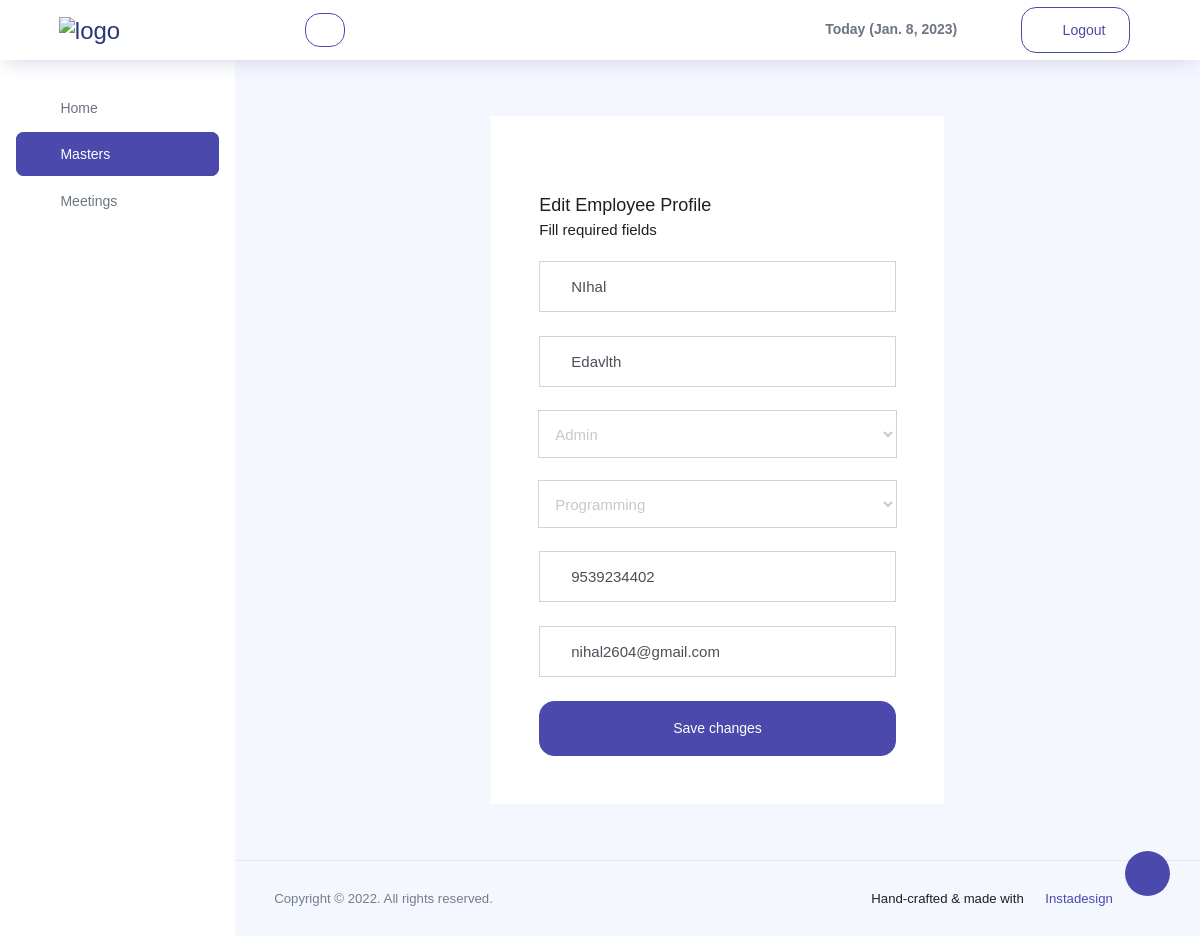
Screenshot of /editemployee/18/ (signed in) with the database file from the repository.
### todo/models.py (models this page shows, shortened)
class Employee(models.Model):
    class Meta:
        verbose_name = 'Employee'
        verbose_name_plural = 'Employees'
    name = models.CharField(max_length=100, null=False, blank=False)
    details = models.CharField(max_length=100, null=True, blank=True)
    branch=models.ForeignKey(Branch,on_delete=models.SET_NULL,null=True,blank=True)
    department=models.ForeignKey(Department,on_delete=models.SET_NULL,null=True,blank=True)
    email=models.CharField(max_length=100, null=True, blank=True)
    phone=models.CharField(max_length=100, null=True, blank=True)
    progress=models.CharField(max_length=200, null=True,blank=True)
    task=models.CharField(max_length=200, null=True,blank=True)
    tempc=models.CharField(max_length=100, null=True,blank=True)
    tempp=models.CharField(max_length=200, null=True,blank=True)
    tempt=models.CharField(max_length=200, null=True,blank=True)
    estatus=models.CharField(max_length=200, null=True,blank=True)
    status=models.ForeignKey(Estatus,on_delete=models.SET_NULL,null=True,blank=True)
    completed=models.CharField(max_length=100, null=True,blank=True)

class Branch(models.Model):
    class Meta:
        verbose_name = 'Branch'
        verbose_name_plural = 'Branchs'
    branch=models.CharField(max_length=30,null=True,blank=True)
    def __str__(self):
        return self.branch

class Department(models.Model):
    class Meta:
        verbose_name = 'Department'
        verbose_name_plural = 'Departments'
    department=models.CharField(max_length=30,null=True,blank=True)
    def __str__(self):
        return self.department

### todo/views.py (the view, shortened to what this page needs)
# urls.py: path('editemployee/<str:pk>/',edit, name='edit'),
@login_required(login_url='login')
def edit(request, pk):
    tday = datetime.date.today()
    bks = Employee.objects.get(id=pk)
    bran = Branch.objects.all()
    dep = Department.objects.all()
    data = {'bks': bks, 'bran': bran, 'dep': dep,'tday':tday}
    return render(request, 'editemployee.html', data)

### todo/templates/editemployee.html (shortened to what this page needs)
{%extends 'index.html'%}
{%block mainpanel%}
<nav class="sidebar sidebar-offcanvas" id="sidebar">
  <ul class="nav">
    <li class="nav-item">
      <a class="nav-link" href="{% url 'ind' %}">
        <i class="mdi mdi-home-variant  menu-icon"></i>
        <span class="menu-title">Home</span>
      </a>
    </li>
    <li class="nav-item active">
      <a class="nav-link" data-toggle="collapse" href="#ui-basic" aria-expanded="false" aria-controls="ui-basic">
        <i class="icon-layout menu-icon"></i>
        <span class="menu-title">Masters</span>
        <i class="menu-arrow"></i>
      </a>
    </li>
    <li class="nav-item">
      <a class="nav-link" data-toggle="collapse" href="#ui-basic1" aria-expanded="false" aria-controls="ui-basic">
        <i class="icon-layout menu-icon"></i>
        <span class="menu-title">Meetings</span>
        <i class="menu-arrow"></i>
      </a>
    </li>
  </ul>
</nav>
<div class="main-panel">
  <div class="container-scroller">
    <div class="container-fluid page-body-wrapper full-page-wrapper">
      <div class="content-wrapper d-flex align-items-center auth px-0">
        <div class="row w-100 mx-0">
          <div class="col-lg-6 mx-auto">
            <div class="auth-form-light text-left py-5 px-4 px-sm-5">
              <h4>Edit Employee Profile</h4>
              <h6 class="font-weight-light">Fill required fields</h6>
              <form class="pt-3" method="POST">
                <div class="form-group">
                  <input type="text" class="form-control form-control-lg" name="empname" value="{{bks.name}}">
                </div>
                <div class="form-group">
                  <input type="text" class="form-control form-control-lg" name="details" value="{{bks.details}}">
                </div>
                <div class="form-group">
                  <select class="form-control" id="" name="branch">
                  <option class="text-success" value="{{bks.branch}}">{{bks.branch.branch}}</option>
                  </select>
                </div>
                <div class="form-group">
                  <select class="form-control" id="" name="dep">
                    <option class="text-success" value="{{bks.department}}">{{bks.department.department}}</option>
                    </select>
                </div>
                <div class="form-group">
                  <input type="tel" class="form-control form-control-lg" name="phone" value="{{bks.phone}}">
                </div>
                <div class="form-group">
                  <input type="email" class="form-control form-control-lg" name="email" value="{{bks.email}}">
                </div>
                <div class="mt-3">
                  <button type="submit" class="btn btn-block btn-primary btn-lg font-weight-medium auth-form-btn">Save changes</button>
                </div>
              </form>
            </div>
          </div>
        </div>
      </div>
    </div>
  </div>
  {%endblock mainpanel%}

### todo/templates/index.html (shortened to what this page needs)
<!DOCTYPE html>
<html lang="en">
{%load static%}
<head>
  <link rel="stylesheet" href="{%static 'assets/vendors/feather/feather.css' %}">
  <link rel="stylesheet" href="{%static 'assets/vendors/ti-icons/css/themify-icons.css' %}">
  <link rel="stylesheet" href="{%static 'assets/vendors/css/vendor.bundle.base.css' %}">
  <link rel="stylesheet" href="{%static 'assets/vendors/datatables.net-bs4/dataTables.bootstrap4.css' %}">
  <link rel="stylesheet" href="{%static 'assets/vendors/ti-icons/css/themify-icons.css' %}">
  <link rel="stylesheet" href="{%static 'assets/vendors/mdi/css/materialdesignicons.min.css' %}">
  <link rel="stylesheet" type="text/css" href="{%static 'assets/js/select.dataTables.min.css' %}">
  <link rel="stylesheet" href="{%static 'assets/css/vertical-layout-light/style.css' %}">
</head>
<body>
  <div class="container-scroller">
    <nav class="navbar col-lg-12 col-12 p-0 fixed-top d-flex flex-row">
      <div class="text-center navbar-brand-wrapper d-flex align-items-center justify-content-center">
        <a class="navbar-brand brand-logo mr-5" href="index.html"><img src="{%static 'assets/images/aklogo.png' %}" class="mr-2" alt="logo"/></a>
      </div>
      <div class="navbar-menu-wrapper d-flex align-items-center justify-content-end">
        <button class="navbar-toggler navbar-toggler align-self-center" type="button" data-toggle="minimize">
          <span class="icon-menu"></span>
        </button>
        <button class="ml-3 btn btn-outline-primary btn-sm" id="back" onclick="goBack()"><i class="mdi mdi-arrow-left"></i></button>
        <ul class="navbar-nav navbar-nav-right">
          <li class="nav-item font-weight-bolder mr-5">
            Today ({{tday}})
          </li>
          <li class="nav-item">
            <a class="btn btn-outline-primary" href="{% url 'log' %}">
              <i class="ti-power-off"></i>
              Logout
            </a>
          </li>
          <li class="nav-item nav-settings d-none d-lg-flex">
            <a class="nav-link" href="#">
              <i class="icon-ellipsis"></i>
            </a>
          </li>
        </ul>
      </div>
    </nav>
    <div class="container-fluid page-body-wrapper">
      <div class="theme-setting-wrapper">
        <div id="settings-trigger"><i class="ti-settings"></i></div>
      </div>
      {%block mainpanel%}{%endblock%}
        <footer class="footer">
          <div class="d-sm-flex justify-content-center justify-content-sm-between">
            <span class="text-muted text-center text-sm-left d-block d-sm-inline-block">Copyright © 2022.
              All rights reserved.</span>
            <span class="float-none float-sm-right d-block mt-1 mt-sm-0 text-center mr-5">Hand-crafted & made with <i
                class="ti-heart text-danger ml-1"></i><a target="_blank" href="https://instadesign.in"> Instadesign</a></span>
          </div>
        </footer>
      </div>
    </div>
  </div>
</body>
</html>

### rows the page displays
Employee: empname "NIhal", details "Edavlth", branch "Admin", dep "Programming", phone "9539234402", email "nihal2604@gmail.com"

### other values shown
{{ tday }} "Jan. 8, 2023"
